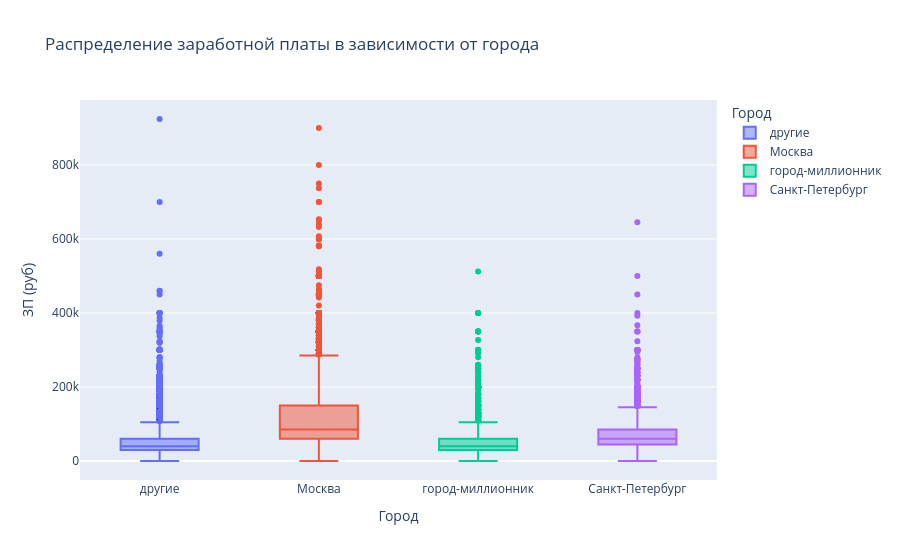

Notebook code cell kept with this figure:
### Markdown cell above
Построим диаграмму, которая показывает распределение желаемой заработной платы (**"ЗП (руб)"**) в зависимости от города (**"Город"**).

### Code cell
box_data = resume_data[resume_data['ЗП (руб)'] < 1e6]
fig = px.box(
    box_data,
    x='Город',
    y='ЗП (руб)',
    color='Город',
    title='Распределение заработной платы в зависимости от города'
)
fig.show()
fig.write_html("Data/Figure5.html")

### Figure 1 — Plotly figure (JSON) as saved in the notebook; plotly's stock layout.template omitted (floating-point values rounded to 4 significant figures; data arrays with more than 128 entries replaced by an {"elided": "..."} marker saying what was removed)
{"data": [{"alignmentgroup": "True", "hovertemplate": "Город=%{x}<br>ЗП (руб)=%{y}<extra></extra>", "legendgroup": "другие", "marker": {"color": "#636efa"}, "name": "другие", "notched": false, "offsetgroup": "другие", "orientation": "v", "showlegend": true, "type": "box", "x": {"elided": "15852 str values"}, "x0": " ", "xaxis": "x", "y": {"elided": "15852 float values"}, "y0": " ", "yaxis": "y"}, {"alignmentgroup": "True", "hovertemplate": "Город=%{x}<br>ЗП (руб)=%{y}<extra></extra>", "legendgroup": "Москва", "marker": {"color": "#EF553B"}, "name": "Москва", "notched": false, "offsetgroup": "Москва", "orientation": "v", "showlegend": true, "type": "box", "x": {"elided": "16617 str values"}, "x0": " ", "xaxis": "x", "y": {"elided": "16617 float values"}, "y0": " ", "yaxis": "y"}, {"alignmentgroup": "True", "hovertemplate": "Город=%{x}<br>ЗП (руб)=%{y}<extra></extra>", "legendgroup": "город-миллионник", "marker": {"color": "#00cc96"}, "name": "город-миллионник", "notched": false, "offsetgroup": "город-миллионник", "orientation": "v", "showlegend": true, "type": "box", "x": {"elided": "7332 str values"}, "x0": " ", "xaxis": "x", "y": {"elided": "7332 float values"}, "y0": " ", "yaxis": "y"}, {"alignmentgroup": "True", "hovertemplate": "Город=%{x}<br>ЗП (руб)=%{y}<extra></extra>", "legendgroup": "Санкт-Петербург", "marker": {"color": "#ab63fa"}, "name": "Санкт-Петербург", "notched": false, "offsetgroup": "Санкт-Петербург", "orientation": "v", "showlegend": true, "type": "box", "x": {"elided": "4937 str values"}, "x0": " ", "xaxis": "x", "y": {"elided": "4937 float values"}, "y0": " ", "yaxis": "y"}], "layout": {"boxmode": "overlay", "legend": {"title": {"text": "Город"}, "tracegroupgap": 0}, "title": {"text": "Распределение заработной платы в зависимости от города"}, "xaxis": {"anchor": "y", "categoryarray": ["другие", "Москва", "город-миллионник", "Санкт-Петербург"], "categoryorder": "array", "domain": [0, 1], "title": {"text": "Город"}}, "yaxis": {"anchor": "x", "domain": [0, 1], "title": {"text": "ЗП (руб)"}}}}
